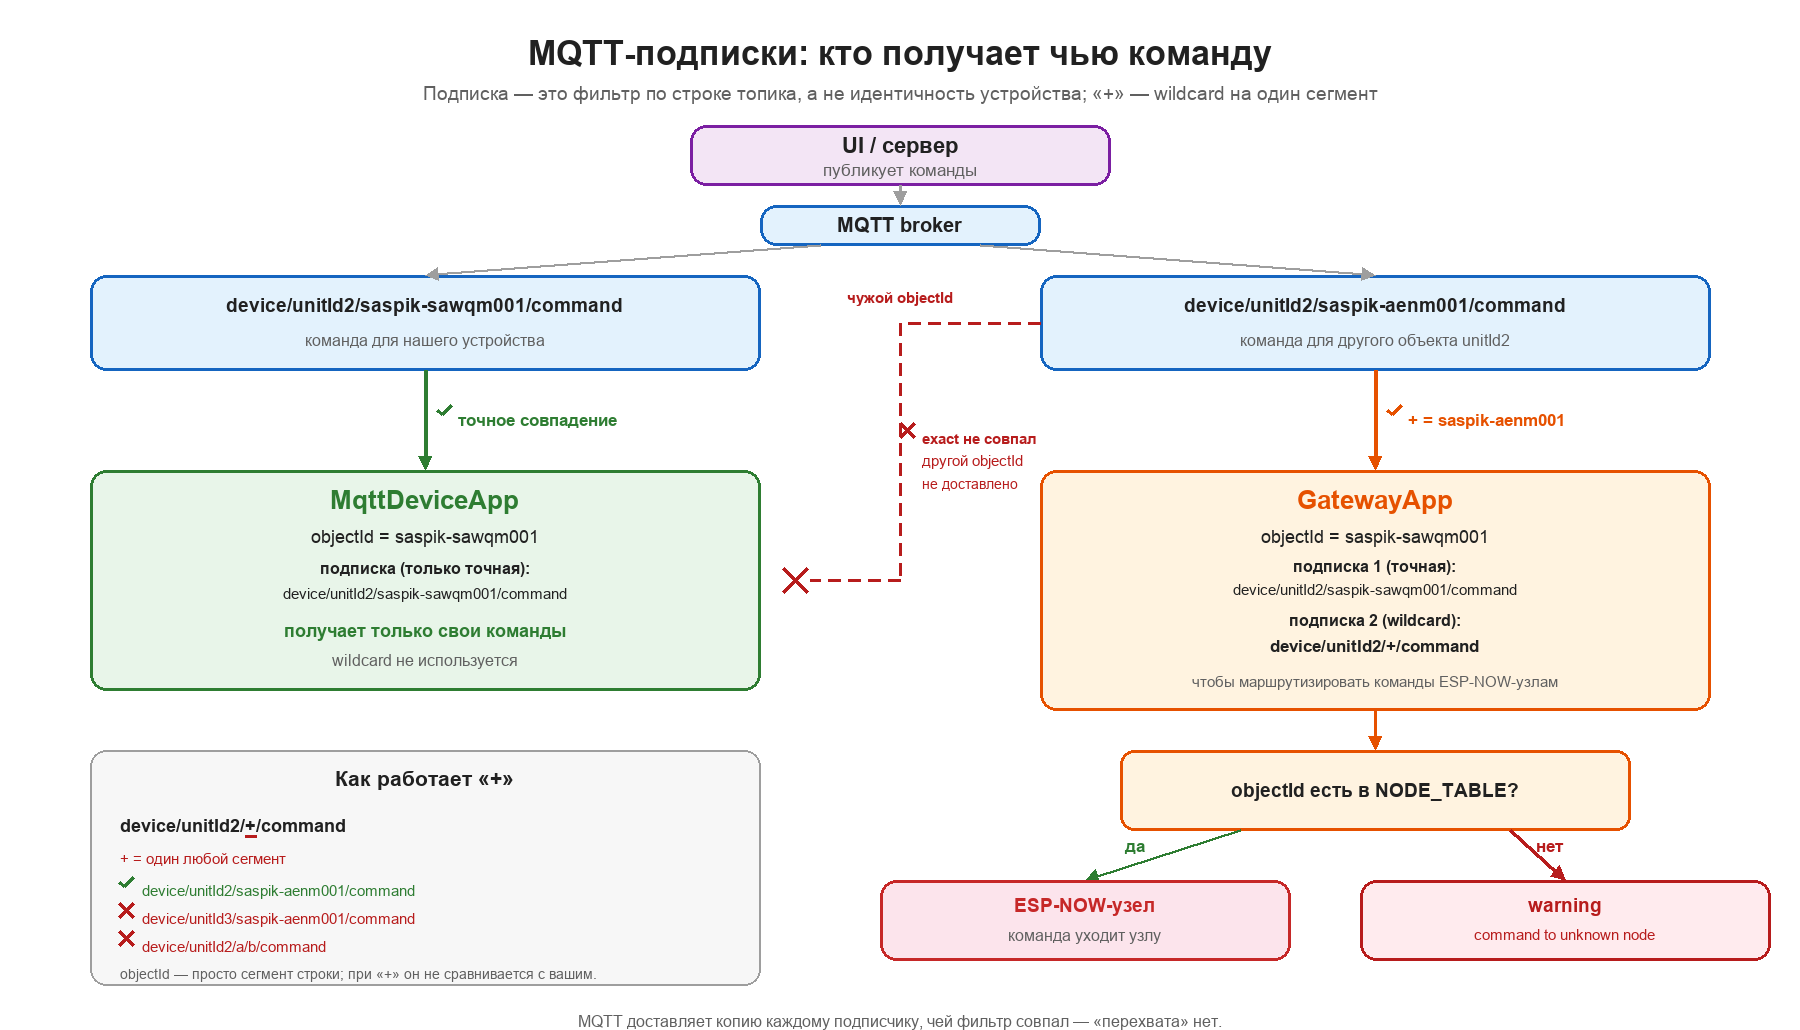

This figure's Python source:
"""Render the MQTT subscription diagram (faq/mqtt-subscriptions.png).

Pillow-only fallback: kroki.io is unreachable from here, so the same content
is drawn locally. Run with the bundled Python (Pillow 12):

    python3 faq/mqtt-subscriptions.py
"""

import math
from pathlib import Path

from PIL import Image, ImageDraw, ImageFont

W, H = 1800, 1030
FONT = "/System/Library/Fonts/Supplemental/Arial.ttf"
BOLD = "/System/Library/Fonts/Supplemental/Arial Bold.ttf"

BG = (255, 255, 255)
TEXT = (33, 33, 33)
MUTED = (96, 96, 96)
GREEN = (46, 125, 50)
GREEN_BG = (232, 245, 233)
ORANGE = (230, 81, 0)
ORANGE_BG = (255, 243, 224)
BLUE = (21, 101, 192)
BLUE_BG = (227, 242, 253)
RED = (183, 28, 28)
RED_BG = (255, 235, 238)
PURPLE = (123, 31, 162)
PURPLE_BG = (243, 229, 245)
GREY = (158, 158, 158)
GREY_BG = (247, 247, 247)


def font(size: int, bold: bool = False) -> ImageFont.FreeTypeFont:
    return ImageFont.truetype(BOLD if bold else FONT, size)


img = Image.new("RGB", (W, H), BG)
d = ImageDraw.Draw(img)


def rbox(x1, y1, x2, y2, fill, outline, radius=16, width=3):
    d.rounded_rectangle(
        [x1, y1, x2, y2], radius=radius, fill=fill, outline=outline, width=width
    )


def text(x, y, s, f, fill=TEXT, anchor="mm"):
    d.text((x, y), s, font=f, fill=fill, anchor=anchor)


def arrow(p1, p2, color, width=3, head=15):
    ang = math.atan2(p2[1] - p1[1], p2[0] - p1[0])
    end = (
        p2[0] - math.cos(ang) * head * 0.65,
        p2[1] - math.sin(ang) * head * 0.65,
    )
    d.line([p1, end], fill=color, width=width)
    left = (
        p2[0] - math.cos(ang - 0.48) * head,
        p2[1] - math.sin(ang - 0.48) * head,
    )
    right = (
        p2[0] - math.cos(ang + 0.48) * head,
        p2[1] - math.sin(ang + 0.48) * head,
    )
    d.polygon([p2, left, right], fill=color)


def dashed(p1, p2, color, width=3, dash=12, gap=8):
    total = math.dist(p1, p2)
    if total == 0:
        return
    ux = (p2[0] - p1[0]) / total
    uy = (p2[1] - p1[1]) / total
    t = 0.0
    while t < total:
        t2 = min(t + dash, total)
        d.line(
            [
                (p1[0] + ux * t, p1[1] + uy * t),
                (p1[0] + ux * t2, p1[1] + uy * t2),
            ],
            fill=color,
            width=width,
        )
        t += dash + gap


def xmark(cx, cy, r=12, color=RED, width=5):
    d.line([(cx - r, cy - r), (cx + r, cy + r)], fill=color, width=width)
    d.line([(cx - r, cy + r), (cx + r, cy - r)], fill=color, width=width)


def check(cx, cy, r=7, color=GREEN, width=3):
    d.line([(cx - r, cy), (cx - r * 0.25, cy + r * 0.65)], fill=color, width=width)
    d.line([(cx - r * 0.25, cy + r * 0.65), (cx + r, cy - r * 0.65)], fill=color, width=width)


# ---------------------------------------------------------------- header
text(900, 34, "MQTT-подписки: кто получает чью команду", font(34, True), anchor="ma")
text(
    900,
    82,
    "Подписка — это фильтр по строке топика, а не идентичность устройства; «+» — wildcard на один сегмент",
    font(19),
    MUTED,
    anchor="ma",
)

# ------------------------------------------------------------------- UI
rbox(690, 125, 1110, 185, PURPLE_BG, PURPLE)
text(900, 145, "UI / сервер", font(22, True))
text(900, 170, "публикует команды", font(17), MUTED)

# --------------------------------------------------------------- broker
rbox(760, 205, 1040, 245, BLUE_BG, BLUE)
text(900, 225, "MQTT broker", font(20, True))
arrow((900, 185), (900, 205), GREY)

# --------------------------------------------------------------- topics
rbox(90, 275, 760, 370, BLUE_BG, BLUE)
text(425, 305, "device/unitId2/saspik-sawqm001/command", font(19, True))
text(425, 340, "команда для нашего устройства", font(16), MUTED)

rbox(1040, 275, 1710, 370, BLUE_BG, BLUE)
text(1375, 305, "device/unitId2/saspik-aenm001/command", font(19, True))
text(1375, 340, "команда для другого объекта unitId2", font(16), MUTED)

arrow((820, 245), (425, 275), GREY)
arrow((980, 245), (1375, 275), GREY)

# ------------------------------------------------------------ applications
rbox(90, 470, 760, 690, GREEN_BG, GREEN)
text(425, 500, "MqttDeviceApp", font(26, True), GREEN)
text(425, 536, "objectId = saspik-sawqm001", font(18))
text(425, 568, "подписка (только точная):", font(16, True))
text(425, 594, "device/unitId2/saspik-sawqm001/command", font(15))
text(425, 630, "получает только свои команды", font(18, True), GREEN)
text(425, 660, "wildcard не используется", font(16), MUTED)

rbox(1040, 470, 1710, 710, ORANGE_BG, ORANGE)
text(1375, 500, "GatewayApp", font(26, True), ORANGE)
text(1375, 536, "objectId = saspik-sawqm001", font(18))
text(1375, 566, "подписка 1 (точная):", font(16, True))
text(1375, 590, "device/unitId2/saspik-sawqm001/command", font(15))
text(1375, 620, "подписка 2 (wildcard):", font(16, True))
text(1375, 646, "device/unitId2/+/command", font(17, True))
text(1375, 682, "чтобы маршрутизировать команды ESP-NOW-узлам", font(15), MUTED)

# --------------------------------------------------------------- delivery
arrow((425, 370), (425, 470), GREEN, width=4)
check(444, 410)
text(458, 410, "точное совпадение", font(17, True), GREEN, anchor="la")

arrow((1375, 370), (1375, 470), ORANGE, width=4)
check(1394, 410, color=ORANGE)
text(1408, 410, "+ = saspik-aenm001", font(17, True), ORANGE, anchor="la")

# no-delivery path: topic for another objectId -> MqttDeviceApp
dashed((1040, 323), (900, 323), RED)
dashed((900, 323), (900, 580), RED)
dashed((900, 580), (810, 580), RED)
xmark(795, 580)
xmark(907, 430, r=7, width=3)
text(922, 430, "exact не совпал", font(15, True), RED, anchor="la")
text(922, 452, "другой objectId", font(15), RED, anchor="la")
text(922, 476, "не доставлено", font(14), RED, anchor="la")
text(900, 298, "чужой objectId", font(15, True), RED)

# ------------------------------------------------------- gateway routing
arrow((1375, 710), (1375, 750), ORANGE)
rbox(1120, 750, 1630, 830, ORANGE_BG, ORANGE, radius=14)
text(1375, 790, "objectId есть в NODE_TABLE?", font(19, True))

arrow((1240, 830), (1085, 880), GREEN)
text(1135, 846, "да", font(17, True), GREEN)
arrow((1510, 830), (1565, 880), RED)
text(1550, 846, "нет", font(17, True), RED)

rbox(880, 880, 1290, 960, (252, 228, 236), (198, 40, 40))
text(1085, 905, "ESP-NOW-узел", font(19, True), (198, 40, 40))
text(1085, 935, "команда уходит узлу", font(16), MUTED)

rbox(1360, 880, 1770, 960, RED_BG, RED)
text(1565, 905, "warning", font(19, True), RED)
text(1565, 935, "command to unknown node", font(15), RED)

# ------------------------------------------------------- wildcard explainer
rbox(90, 750, 760, 985, GREY_BG, GREY, radius=16, width=2)
text(425, 778, "Как работает «+»", font(21, True))

line = "device/unitId2/+/command"
main_font = font(18, True)
text(120, 815, line, main_font, anchor="la")
prefix = "device/unitId2/"
x_plus = 120 + d.textlength(prefix, font=main_font)
w_plus = d.textlength("+", font=main_font)
d.line([(x_plus, 836), (x_plus + w_plus, 836)], fill=RED, width=3)
text(120, 850, "+ = один любой сегмент", font(15), RED, anchor="la")

check(126, 882)
text(142, 882, "device/unitId2/saspik-aenm001/command", font(15), GREEN, anchor="la")
xmark(126, 910, r=7, width=3)
text(142, 910, "device/unitId3/saspik-aenm001/command", font(15), RED, anchor="la")
xmark(126, 938, r=7, width=3)
text(142, 938, "device/unitId2/a/b/command", font(15), RED, anchor="la")
text(
    120,
    966,
    "objectId — просто сегмент строки; при «+» он не сравнивается с вашим.",
    font(14),
    MUTED,
    anchor="la",
)

# ---------------------------------------------------------------- footer
text(
    900,
    1012,
    "MQTT доставляет копию каждому подписчику, чей фильтр совпал — «перехвата» нет.",
    font(16),
    MUTED,
    anchor="ma",
)

out = Path(__file__).with_suffix(".png")
img.save(out)
print(f"saved {out} ({img.width}x{img.height})")
